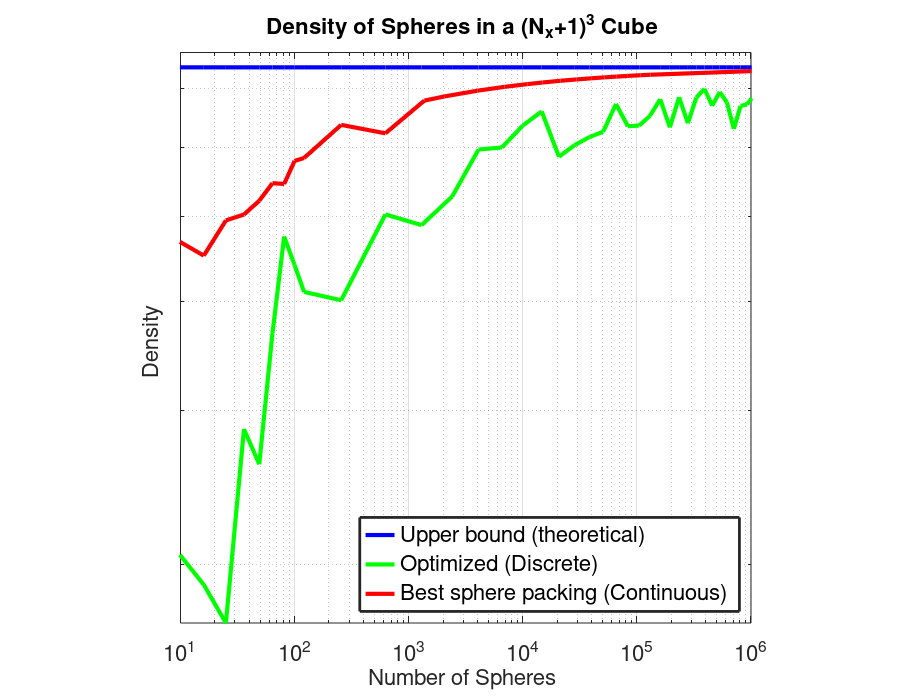

Recreate this plot in MATLAB.
% Created by: Ph.D Nelson Eduardo Diaz Diaz
% Post-doctorado Pontícia Universidad Católica de Valparaíso (PUCV)
% Date 2 February 2022

close all
fontsize = 16;
x = [2:11 16 25].^2;
x = [x 1372 2048 4000 6912 10976 14896 21438 29660 39754 51912 66326 83188 108000 131072 1024192 4100625];
N =[2:11 16 25 36 49 64 81 100 121 144 169 196 225 256 289 324 361 400 441 484 529 576 625 676 729 784 841 900 961 1024 1296 2025]; % Sensor Size
nt = length(N);
rt = [0.2928 0.2320 0.1887 0.1678  0.1493 0.1364 0.1267 0.1170 0.1113 0.1047 0.084 0.0619 0.0490 0.0443 0.0346 0.0289 0.0248 0.0225 0.0199 0.0179 0.0162 0.0149 0.0137 0.0127 0.0117 0.0109 0.0055];
dent =[0.4209 0.4710 0.4510 0.4948 0.5026 0.5211 0.5458 0.5447 0.5788 0.5832 0.6364 0.6224 0.6784 0.6858 0.6963 0.7034 0.7085 0.7115 0.7148 0.7173 0.7194 0.7212 0.7227 0.7240 0.7253 0.7262 0.7332];
r = [1.4142 1.4142 1.4142 1.4142 1.7321 1.7321 2 2.2361 2.2361 2.2361 2.4495 3 3.3166 3.7417 4.2426 4.5826 5.0 5.3852 5.4772 5.8310 6.1644 6.4807 6.9282 7.0711 7.3485 7.6811 8.0623 8.1240 8.6023 8.6603 9.1104 9.4323 9.5394 9.8995 10.0499 10.0499 10.4881 10.7328 11.0454 11.9164 13.7477]./(2);
%r = [1.4142 1.4142 1.4142 1.4142 1.4142 1.7321 1.4142 2.2361 1.4142 2.2361 2.4495 3 2.8284 3.7417 3.7417 4.2426 4.6904 5.3852 5.4772 5.8310 6.1644 6.4031 6.4807 7.0711 7.3485 7.6811 7.8740 8.0623 8.3666 8.6603 8.6023 8.8995 11.0454 13.7477]./(2);
cube = (N+1).^3;%(N.^2).*4.*r.*(sqrt(2)+r);
%d = [2.23 2.44 3.0 3.31 3.74 4.24 4.58 5 5.38 5.47]./(2*(N+1));
%rt =[0.117097 0.084037 0.061]
%% Orange line -> theoretical
nb =N.^2;
dis = 2*(((N+1).^3)./(4*nb*sqrt(2))).^(1/3);
dis = dis./2;
sphere = (N.^2).*(4/3).*pi.*(dis.^3);
density = (sphere./cube);
loglog(nb(1:nt),density(1:nt),'-b','MarkerFaceColor','b','MarkerSize',18,'LineWidth',3)
hold on

sphere = (N.^2).*(4/3).*pi.*(r.^3);
density = (sphere./cube);

loglog(nb(1:nt),density(1:nt),'-g','MarkerFaceColor','g','MarkerSize',18,'LineWidth',3)
grid on
set(gca,'FontSize',fontsize)
nf = length(dent);
loglog(x(1:nf),dent(1:nf),'-r','MarkerFaceColor','r','MarkerSize',18,'LineWidth',3)
axis([10 10^6 0 0.77])
title('Density of Spheres in a (N_x+1)^3 Cube ', 'FontSize', fontsize)
xlabel('Number of Spheres ', 'FontSize', fontsize)
ylabel('Density ', 'FontSize', fontsize)
legend('Upper bound (theoretical)','Optimized (Discrete)','Best sphere packing (Continuous)','LineWidth',2,'location','southeast','FontSize', 16)
%saveas(gcf,'figure4','epsc')
set(gcf, 'PaperPosition', [0 0 9 7]); %Position plot at left hand corner with width 5 and height 5.
set(gcf, 'PaperSize', [9 7]); %Set the paper to have width 5 and height 5.
pbaspect([1 1 1])
saveas(gcf,'figure4','pdf')
